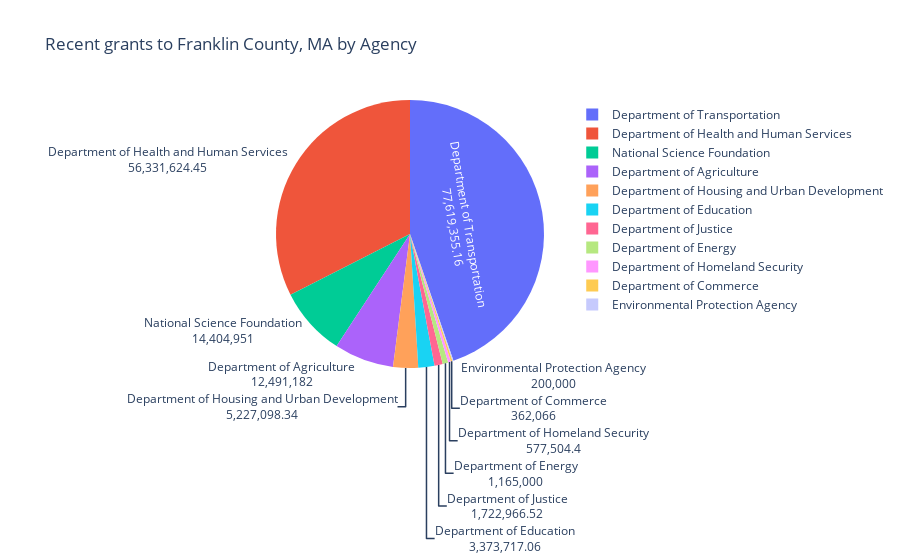

Notebook source saved alongside this figure:
### Code cell
# Running the grants query for a specific FIPS code, and plotting the results
GeoFIPS = "25011"  # "36061"#"08013"#"39035"#"02188"#"09009"#"01003" #"01089"#"25017"
df = grant_df_from_fips(GeoFIPS)

# make a pie chart of the agency by amount
df["Award Amount"] = pd.to_numeric(df["Award Amount"])
title = "Recent grants to " + fips_to_geoname(GeoFIPS) + " by Agency"
fig = px.pie(df, values="Award Amount", names="Awarding Agency", title=title)
fig.update_traces(textinfo="label+value")
fig.show()
# df

### Figure 1 — Plotly figure (JSON) as saved in the notebook; plotly's stock layout.template omitted (floating-point values rounded to 4 significant figures)
{"data": [{"domain": {"x": [0, 1], "y": [0, 1]}, "hovertemplate": "Awarding Agency=%{label}<br>Award Amount=%{value}<extra></extra>", "labels": ["Department of Health and Human Services", "Department of Transportation", "Department of Health and Human Services", "Department of Transportation", "Department of Transportation", "Department of Agriculture", "National Science Foundation", "National Science Foundation", "Department of Transportation", "Department of Health and Human Services", "Department of Transportation", "Department of Transportation", "Department of Transportation", "Department of Agriculture", "Department of Transportation", "Department of Transportation", "Department of Transportation", "Department of Transportation", "Department of Education", "Department of Education", "Department of Transportation", "Department of Transportation", "Department of Energy", "Department of Housing and Urban Development", "Department of Agriculture", "Department of Health and Human Services", "Department of Justice", "Department of Health and Human Services", "Department of Transportation", "Department of Health and Human Services", "National Science Foundation", "Department of Agriculture", "National Science Foundation", "Department of Housing and Urban Development", "Department of Health and Human Services", "Department of Transportation", "Department of Housing and Urban Development", "Department of Agriculture", "Department of Health and Human Services", "National Science Foundation", "Department of Transportation", "Department of Health and Human Services", "Department of Health and Human Services", "Department of Health and Human Services", "Department of Transportation", "Department of Transportation", "Department of Transportation", "Department of Transportation", "National Science Foundation", "Department of Transportation", "Department of Housing and Urban Development", "Department of Transportation", "Department of Transportation", "Department of Homeland Security", "Department of Housing and Urban Development", "Department of Transportation", "Department of Transportation", "Department of Health and Human Services", "Department of Health and Human Services", "Department of Justice", "Department of Transportation", "Department of Transportation", "Department of Health and Human Services", "Department of Transportation", "Department of Transportation", "Department of Transportation", "Department of Transportation", "Department of Agriculture", "Department of Housing and Urban Development", "Department of Agriculture", "Department of Transportation", "Department of Health and Human Services", "Department of Health and Human Services", "Department of Transportation", "Department of Transportation", "Department of Housing and Urban Development", "Department of Transportation", "Environmental Protection Agency", "Department of Justice", "Department of Commerce", "Department of Transportation", "Department of Housing and Urban Development", "Department of Housing and Urban Development", "Department of Transportation", "Department of Commerce", "Department of Justice", "Department of Agriculture", "Department of Agriculture", "Department of Housing and Urban Development", "Department of Homeland Security", "Department of Housing and Urban Development", "Department of Housing and Urban Development", "Department of Housing and Urban Development", "Department of Housing and Urban Development", "Department of Housing and Urban Development", "Department of Transportation", "Department of Housing and Urban Development", "Department of Health and Human Services", "Department of Health and Human Services", "Department of Housing and Urban Development"], "legendgroup": "", "name": "", "showlegend": true, "textinfo": "label+value", "type": "pie", "values": [31738442, 18390000.0, 12919268, 12360000.0, 11680000.0, 6596000, 5940356, 5676437, 4480000, 3999273, 3558000.0, 2987000.0, 2622000.0, 2604501, 2585000.0, 2362000.0, 1964080, 1951000.0, 1733000.0, 1640349, 1605000.0, 1497000.0, 1165000, 1047542, 1000000, 1000000, 990000.0, 975000.0, 956500.0, 939000.0, 879251, 860000, 776713, 741202, 705527, 667400.0, 655300.0, 650000, 633740, 632455, 586400.0, 559800.0, 547800.0, 544700.0, 540300.0, 523300.0, 513900.0, 500000, 499739, 490700.0, 483300.0, 439000.0, 434900.0, 434600.0, 416785, 405300.0, 389100.0, 378279, 375000, 375000, 351000.0, 326900.0, 323000.0, 304000.0, 281200.0, 266400.0, 250000, 250000, 236393, 233744, 232700.0, 222589, 220113, 212300.0, 210000, 206376, 200200.0, 200000, 192900.0, 187066, 184320, 179124, 177843, 176300.0, 175000, 165000, 150000, 146937, 145433, 142857, 139091, 139091, 138836, 137368, 133758, 128900.0, 127600.0, 125000, 125000, 122100.0]}], "layout": {"legend": {"tracegroupgap": 0}, "title": {"text": "Recent grants to Franklin County, MA by Agency"}}}
